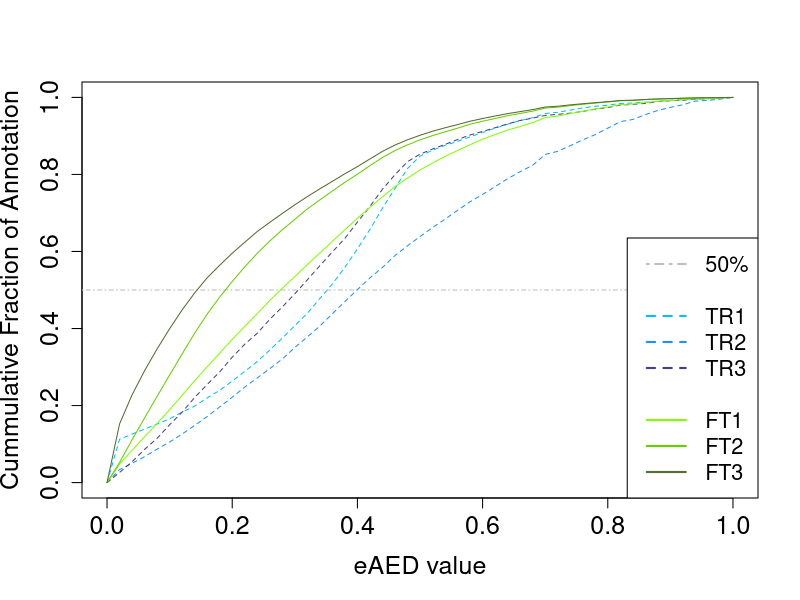
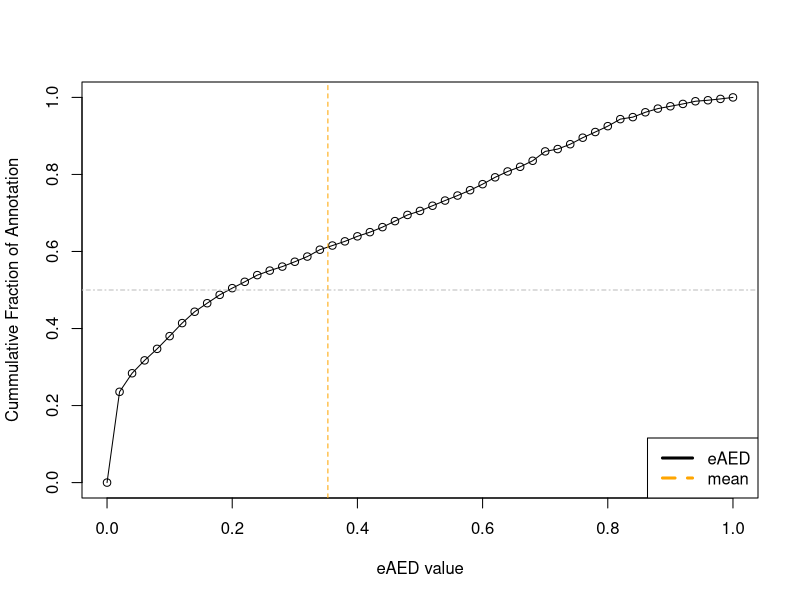

R code for these plots, in order:
## plot eAED
## grep '>' *maker.proteins.fasta | awk '{print $1":"$4}' | perl -ne '@array=split(":", $_); @name=split("-",$array[0]);print $name[1]."\t".$array[2];' > eAED_statistics*
setwd("/Users/jfsh/GIT_REPOS/Dysdera_silvatica_genome/")

## training Rounds
breaks = seq(0, 1, by=0.02) 
eAED_R1 <- read.table("R_scripts/eAED_files/eAED_statistics_contigs_R1_values.txt")
eAED_R1_table <- table(eAED_R1)
eAED_R1_frame <- as.data.frame(eAED_R1_table)
eAED_R1.cut = cut(eAED_R1$V1, breaks, right=FALSE) 
eAED_R1.freq = table(eAED_R1.cut)
cumfreq0_R1 = c(0, cumsum(eAED_R1.freq)/sum(eAED_R1.freq)) 

eAED_R2 <- read.table("R_scripts/eAED_files/eAED_statistics_contigs_R2_values.txt")
eAED_R2_table <- table(eAED_R2)
eAED_R2_frame <- as.data.frame(eAED_R2_table)
eAED_R2.cut = cut(eAED_R2$V1, breaks, right=FALSE) 
eAED_R2.freq = table(eAED_R2.cut)
cumfreq0_R2 = c(0, cumsum(eAED_R2.freq)/sum(eAED_R2.freq)) 

eAED_R3 <- read.table("R_scripts/eAED_files/eAED_statistics_contigs_R3_values.txt")
eAED_R3_table <- table(eAED_R3)
eAED_R3_frame <- as.data.frame(eAED_R3_table)
eAED_R3.cut = cut(eAED_R3$V1, breaks, right=FALSE) 
eAED_R3.freq = table(eAED_R3.cut)
cumfreq0_R3 = c(0, cumsum(eAED_R3.freq)/sum(eAED_R3.freq)) 


## Final annotation
eAED_first <- read.table("R_scripts/eAED_files/first_eAED_value.txt")
eAED_first_table <- table(eAED_first)
eAED_final_frame <- as.data.frame(eAED_first_table)
eAED_first.cut = cut(eAED_first$V1, breaks, right=FALSE) 
eAED_first.freq = table(eAED_first.cut)
cumfreq0_first = c(0, cumsum(eAED_first.freq)/sum(eAED_first.freq)) 

eAED_second <- read.table("R_scripts/eAED_files/second_eAED_value.txt")
eAED_second_table <- table(eAED_second)
eAED_second_frame <- as.data.frame(eAED_second_table)
eAED_second.cut = cut(eAED_second$V1, breaks, right=FALSE) 
eAED_second.freq = table(eAED_second.cut)
cumfreq0_second = c(0, cumsum(eAED_second.freq)/sum(eAED_second.freq)) 

eAED_third <- read.table("R_scripts/eAED_files/third_eAED_value.txt")
eAED_third_table <- table(eAED_third)
eAED_third_frame <- as.data.frame(eAED_third_table)
eAED_third.cut = cut(eAED_third$V1, breaks, right=FALSE) 
eAED_third.freq = table(eAED_third.cut)
cumfreq0_third = c(0, cumsum(eAED_third.freq)/sum(eAED_third.freq))

## TR1
mean_eAED_TR1 = mean(eAED_R1$V1)
median_eAED_TR1 = median(eAED_R1$V1)
## TR2
mean_eAED_TR2 = mean(eAED_R2$V1)
median_eAED_TR2 = median(eAED_R2$V1)
## TR3
mean_eAED_TR3 = mean(eAED_R3$V1)
median_eAED_TR3 = median(eAED_R3$V1)

## FT1
mean_eAED_FT1 = mean(eAED_first$V1)
median_eAED_FT1 = median(eAED_first$V1)
## FT2
mean_eAED_FT2 = mean(eAED_second$V1)
median_eAED_FT2 = median(eAED_second$V1)
## FT3
mean_eAED_FT3 = mean(eAED_third$V1)
median_eAED_FT3 = median(eAED_third$V1)

#################
## set plot
breaks = seq(0, 1, by=0.02) 
plot(breaks,cumfreq0_R1,ylab="Cummulative Fraction of Annotation", xlab="eAED value", lty=2, type="l",col="deepskyblue", cex.lab=1.5, cex.axis=1.5, cex.main=1.5)
abline(h=0.5, lty=4, col="grey")
legend(
  "bottomright", ## POSITION 
  c("50%", "","TR1", "TR2", "TR3","","FT1","FT2","FT3"), # puts text in the legend 
  lty=c(4,0,2,2,2,0,1,1,1),               # gives the legend appropriate symbols (lines)
  lwd=c(2), ## width
  cex = 1.3,
  col=c("grey","","deepskyblue","dodgerblue","darkslateblue","",
        "chartreuse","chartreuse3","darkolivegreen"
  ) # gives the legend lines the correct color
)
lines(breaks,cumfreq0_R2,type="l",lty=2,col="dodgerblue")
lines(breaks,cumfreq0_R3,type="l",lty=2,col="darkslateblue")
lines(breaks,cumfreq0_first,type="l",lty=1,col="chartreuse")
lines(breaks,cumfreq0_second,type="l",lty=1,col="chartreuse3")
lines(breaks,cumfreq0_third,type="l",lty=1,col="darkolivegreen")


## Non annotated proteins
eAED_non_annotated <- read.table("R_scripts/eAED_files/eAED_statistics_Non-Annotated.txt")
breaks = seq(0, 1, by=0.02) 
eAED_non_annotated_table <- table(eAED_non_annotated)
eAED_non_annotated_frame <- as.data.frame(eAED_non_annotated_table)
eAED_non_annotated.cut = cut(eAED_non_annotated$V1, breaks, right=FALSE) 
eAED_non_annotated.freq = table(eAED_non_annotated.cut)
cumfreq0_non_annotated = c(0, cumsum(eAED_non_annotated.freq)/sum(eAED_non_annotated.freq)) 

plot(breaks,cumfreq0_non_annotated,ylab="Cummulative Fraction of Annotation",xlab="eAED value")
lines(breaks,cumfreq0_non_annotated)

## fiable
# median
median_eAED_non_annotated = median(eAED_non_annotated$V1)
#abline(v=median_eAED_non_annotated, lty=2,col="blue")
median_eAED_non_annotated

# mean
mean_eAED_non_annotated = mean(eAED_non_annotated$V1)
abline(v=mean_eAED_non_annotated,lty=2,col="orange")
abline(h=0.5, lty=4, col="grey")
mean_eAED_non_annotated

legend(
  "bottomright", ## POSITION 
  c("eAED", "mean"), # puts text in the legend 
  lty=c(1,2),               # gives the legend appropriate symbols (lines)
  lwd=c(3,3), ## width
  col=c("black","orange") # gives the legend lines the correct color
)

